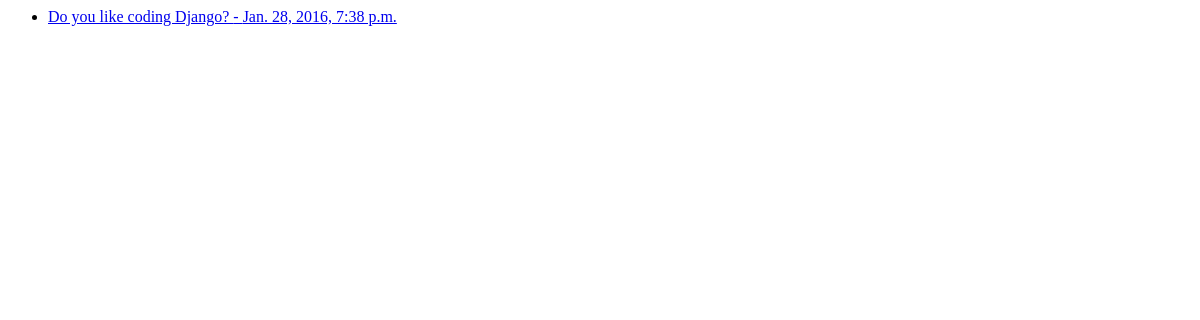
Before: /polls/ with the older database file.
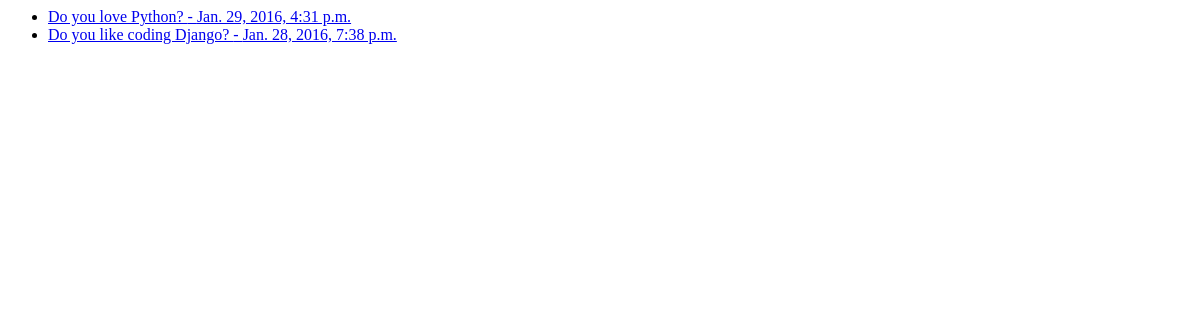
After: the same page with the newer database file.
### polls/models.py (models this page shows, shortened)
@python_2_unicode_compatible  # only if you need to support Python 2
class Question(models.Model):
    qtxt = models.CharField(max_length=200)
    pd = models.DateTimeField('date published')

### polls/views.py (the view)
class IndexView(generic.ListView):
    template_name = 'polls/index.html'
    context_object_name = 'latest_question_list'
    def get_queryset(self):
        return Question.objects.order_by('-pd')[:5]

### polls/templates/polls/index.html
{% if latest_question_list %}
    <ul>
    {% for question in latest_question_list %}
            <li><a href="{% url 'polls:detail' question.id %}">{{ question.qtxt }} - {{question.pd}}</a></li>
    {% endfor %}
    </ul>
{% else %}
    <p>No polls are available.</p>
{% endif %}

Changed rows visible on the page:
added Question: qtxt "Do you love Python?", pd "Jan. 29, 2016, 4:31 p.m."
